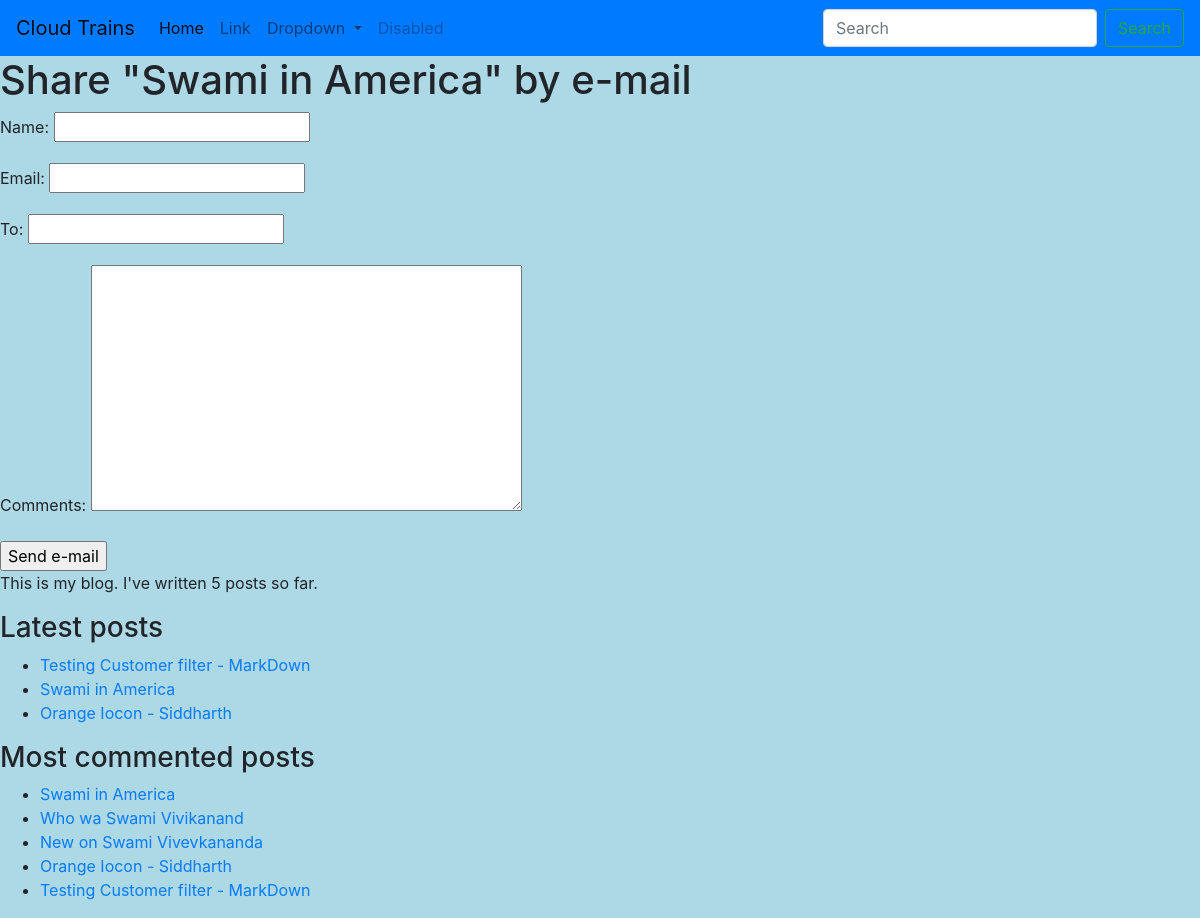
/blog/4/share/, run on the app's committed database.
### blog/models.py (models this page shows, shortened)
class Post(models.Model):
    tag = TaggableManager()
    objects = models.Manager()  # default Manager
    published = PublishedManager()  # Custom Manager
    def get_absolute_url(self):
        return reverse('blog:post_detail',
                       args=[self.publish.year,
                             self.publish.month,
                             self.publish.day,
                             self.slug])
    STATUS_CHOICES = (('draft', 'Draft'),
                      ('published', 'Published'),
                      )
    title = models.CharField(max_length=255)
    slug = models.SlugField(max_length=250, unique_for_date='publish')
    author = models.ForeignKey(User, on_delete=models.CASCADE,
                               related_name='blog_posts')
    body = models.TextField()
    publish = models.DateTimeField(default=timezone.now)
    created = models.DateTimeField(auto_now_add=True)
    updated = models.DateTimeField(auto_now=True)
    status = models.CharField(max_length=10,
                              choices=STATUS_CHOICES,
                              default='draft')
    deleted = models.BooleanField(default=False)
    delete_on = models.DateTimeField(null=True, blank=True)
    class Meta:
        ordering = ['-publish']

### blog/views.py (the view)
# urls.py: path('<int:post_id>/share/', views.post_share, name='post_share'),
def post_share(request, post_id):
    post = get_object_or_404(Post, id=post_id, status='published')
    sent = False
    if request.method == 'POST':
        form = EmailPostForm(request.POST)
        print(dir(form))
        if form.is_valid():
            cd = form.cleaned_data
            post_url = request.build_absolute_uri(post.get_absolute_url())
            subject = '{} ({}) recommends you reading " {}"'.format(cd['name'], cd['email'], post.title)
            message = 'Read "{}" at {} \n\n{}\'s comments: {}'.format(post.title, post_url, cd['name'], cd['comments'])
            send_mail(subject, message, 'admin@myblog.com',
                      [cd['to']])
            sent = True
    else:
        form = EmailPostForm()
    return render(request, 'blog/post/share.html',
                  {'post': post,
                   'form': form,
                   'sent': sent})

### blog/forms.py
class EmailPostForm(forms.Form):
    name = forms.CharField(max_length=25)
    email = forms.EmailField()
    to = forms.EmailField()
    comments = forms.CharField(required=False, widget=forms.Textarea)

### blog/models.py (called while the page is built)
    def get_queryset(self):
        return super(PublishedManager, self).get_queryset().filter(status='published')

### blog/templatetags/blog_tags.py (called while the page is built)
@register.simple_tag()
def total_posts():
    return Post.published.count()

@register.inclusion_tag('blog/post/latest_posts.html')
def show_latest_posts(count):
    latest_posts = Post.published.order_by('-publish')[:count]
    return {'latest_posts': latest_posts}

@register.simple_tag
def get_most_commented_posts(count=5):
    return Post.published.annotate(total_comments=Count('comments')).order_by('-total_comments')[:count]

### blog/templates/blog/post/share.html (shortened to what this page needs)
{% extends "blog/base.html" %}
{% block content %}
    {% if sent %}
        <h3 class="alert alert-success">E-mail successfully sent</h3>
        <p>
            "{{ post.title }}" was successfully sent to {{ form.cleaned_data.to }}.
        </p>
        <p>
        <a href="{{ post.get_absolute_url }}">Go back to blog</a>
        </p>
    {% else %}
        <h1>Share "{{ post.title }}" by e-mail</h1>
        <form action="." method="post">
            {{ form.as_p }}
            <input type="submit" value="Send e-mail">
        </form>
    {% endif %}
{% endblock %}

### blog/templates/blog/base.html (shortened to what this page needs)
{% load static %}
{% load blog_tags %}
<!DOCTYPE html>
<html lang="en">
<head>
    <link href="https://stackpath.bootstrapcdn.com/bootstrap/4.4.1/css/bootstrap.min.css" rel="stylesheet">
    <link href="{% static 'css/blog.css' %}" rel=stylesheet>
</head>
<body>
<div id="navbar">
    <nav class="navbar navbar-expand-lg navbar-light bg-primary">
        <a class="navbar-brand" href="#">Cloud Trains</a>
        <div class="collapse navbar-collapse" id="navbarSupportedContent">
            <ul class="navbar-nav mr-auto">
                <li class="nav-item active">
                    <a class="nav-link" href="#">Home <span class="sr-only">(current)</span></a>
                </li>
                <li class="nav-item">
                    <a class="nav-link" href="#">Link</a>
                </li>
                <li class="nav-item dropdown">
                    <a class="nav-link dropdown-toggle" href="#" id="navbarDropdown" role="button"
                       data-toggle="dropdown" aria-haspopup="true" aria-expanded="false">
                        Dropdown
                    </a>
                </li>
                <li class="nav-item">
                    <a class="nav-link disabled" href="#">Disabled</a>
                </li>
            </ul>
            <form class="form-inline my-2 my-lg-0">
                <input class="form-control mr-sm-2" type="search" placeholder="Search" aria-label="Search">
                <button class="btn btn-outline-success my-2 my-sm-0" type="submit">Search</button>
            </form>
        </div>
    </nav>
</div>
<div id="content">
    {% block content %}
    {% endblock %}
</div>
<div id="sidebar">
    <p>This is my blog. I've written {% total_posts %} posts so far.</p>
    <h3>Latest posts</h3>
    {% show_latest_posts 3 %}
    <h3>Most commented posts</h3>
    {% get_most_commented_posts as most_commented_posts %}
    <ul>
        {% for post in most_commented_posts %}
            <li>
                <a href="{{ post.get_absolute_url }}">{{ post.title }}</a>
            </li>
        {% endfor %}
    </ul>
</div>
</body>
</html>

### blog/templates/blog/post/latest_posts.html
<ul>
    {% for post in latest_posts %}
        <li>
            <a href="{{ post.get_absolute_url }}">{{ post.title }}</a>
        </li>
    {% endfor %}
</ul>

### static/css/blog.css (style rules this page uses)
body { background-color: lightblue; }

### data on the page
Post: title "Swami in America"
Post: title "Testing Customer filter - MarkDown"
Post: title "Orange Iocon - Siddharth"
Post: title "Who wa Swami Vivikanand"
Post: title "New on Swami Vivevkananda"
